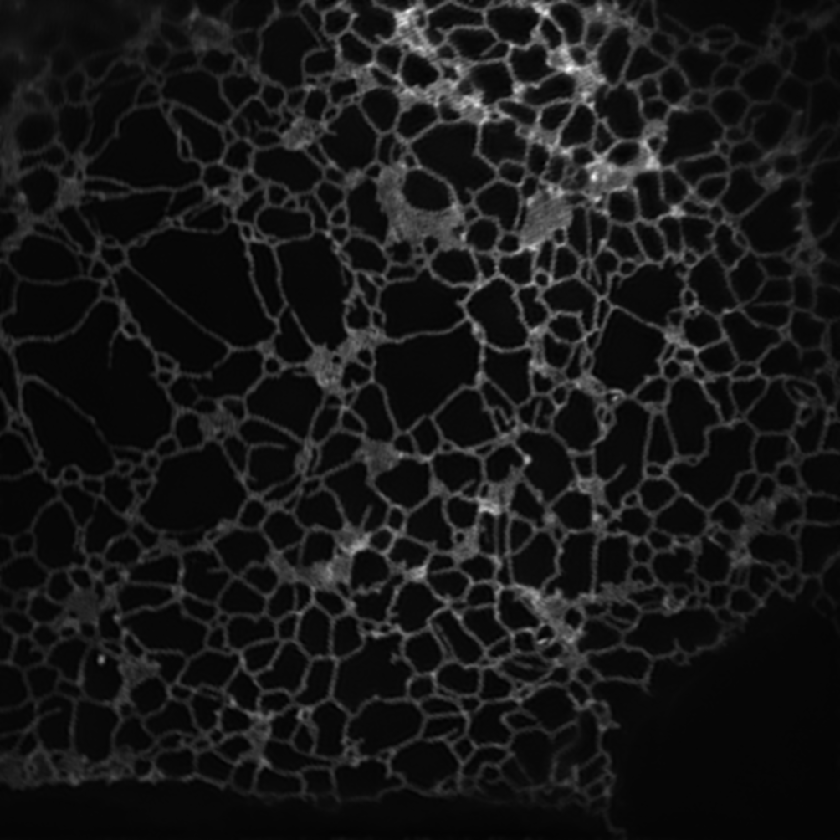
#> input picture data/raw/biosr_er_highres_reference.tif, 840 x 840 px, shrunk from 1004 x 1004 before the run
$ python v1.py ../../../../../data/raw/biosr_er_highres_reference.tif ../../../../../data/raw/biosr_er_lowres_input.tif
#> lines starting #> are read from the running program, lines starting #| are printed output that depends on the picture; after the words box and inside, x2 and y2 are one past the last pixel; in counts of white or black regions, pixels touching at a corner belong together
import numpy as np, tifffile, sys
from scipy import ndimage as ndi
from skimage import filters, morphology, segmentation, measure, feature
def run(img, sig=3, thr_mode='otsu', min_area=150, dist_sm=2, md=9):
#> called with sig = 3, thr_mode = 'otsu', min_area = 150, dist_sm = 2, md = 9
    x=img.astype(float)
    x=(x-np.median(x))/ (np.percentile(x,99)-np.percentile(x,1))
    # local texture / contrast
    m=ndi.uniform_filter(x,5); s=np.sqrt(np.maximum(ndi.uniform_filter(x*x,5)-m*m,0))
#> after `s = np.sqrt(np.maximum(ndi.uniform_filter(x * x, 5) - m * m, 0))`:
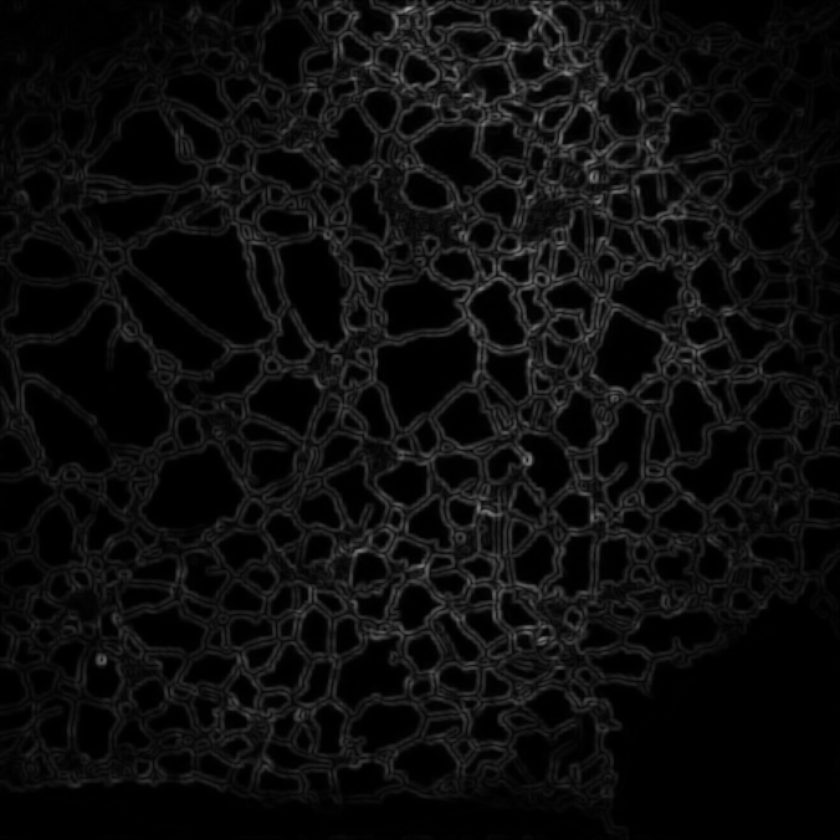
#> s: shape (840, 840) float64; min 0.000181, max 0.626, mean 0.0531
    s=ndi.gaussian_filter(s,sig)
    t=filters.threshold_otsu(s) if thr_mode=='otsu' else thr_mode
#> t = 0.0653
    mask=s>t
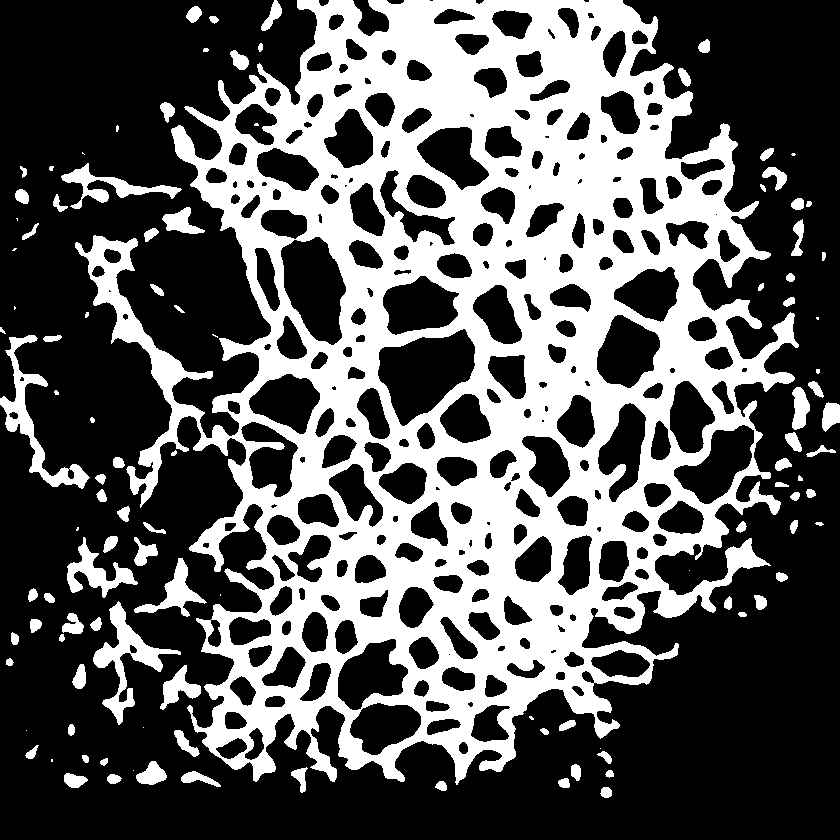
#> mask: shape (840, 840) bool; 35.1% white; 111 white regions (21 under 20 px), largest, box (x1, y1, x2, y2) and area: (75, 0, 799, 785) 226953, (0, 335, 90, 489) 2654, (93, 601, 181, 725) 2586
    mask=ndi.binary_fill_holes(morphology.binary_opening(mask,morphology.disk(3)))
#> mask: shape (840, 840) bool; 50.2% white; 7 black regions (2 under 20 px), largest, box (x1, y1, x2, y2) and area: (0, 0, 840, 840) 350477, (353, 0, 389, 36) 739, (387, 0, 404, 4) 57, (319, 0, 329, 6) 46, (476, 0, 484, 4) 23
    mask=morphology.remove_small_objects(mask,min_area)
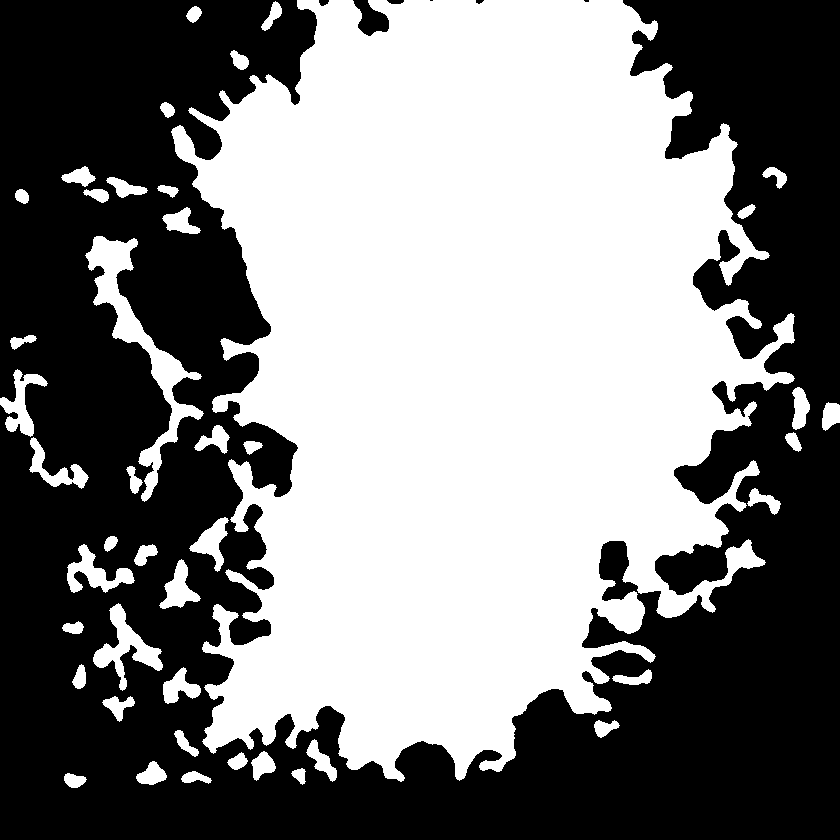
#> mask: shape (840, 840) bool; 49.6% white; 44 white regions, largest, box (x1, y1, x2, y2) and area: (171, 0, 795, 782) 325575, (85, 236, 204, 502) 5818, (93, 603, 163, 691) 1952
    d=ndi.gaussian_filter(ndi.distance_transform_edt(mask),dist_sm)
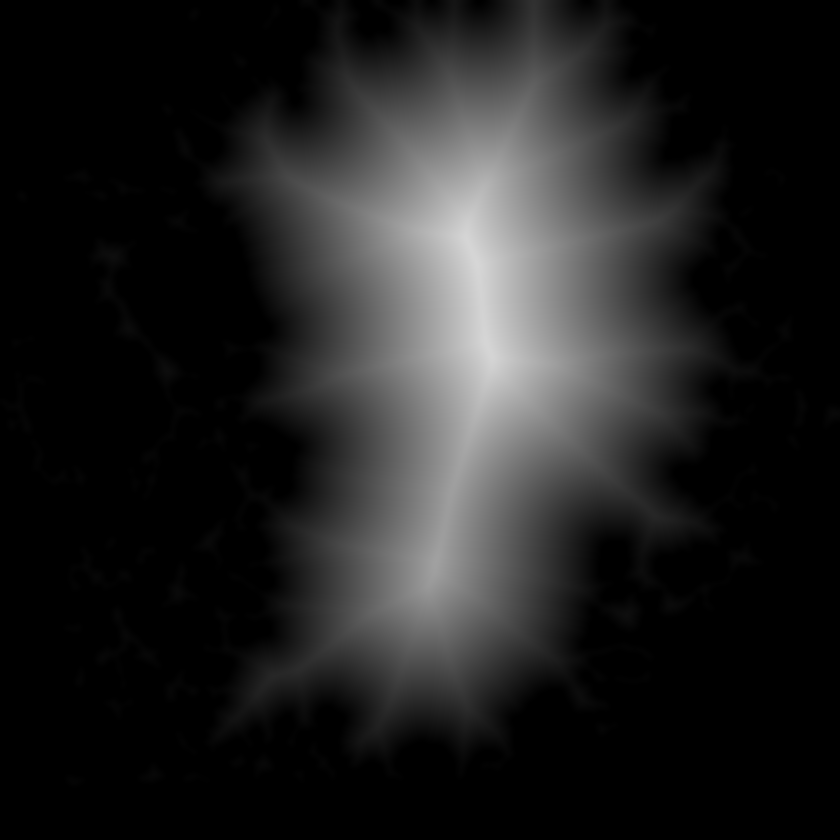
#> d: shape (840, 840) float64; min 0, max 214.4, mean 32.9
    pk=feature.peak_local_max(d,min_distance=md,labels=measure.label(mask),exclude_border=False)
#> pk = 104 pairs, first value 0 to 781, second value 11 to 833
    mk=np.zeros(mask.shape,int); mk[tuple(pk.T)]=np.arange(1,len(pk)+1)
#> after `mk[tuple(pk.T)] = np.arange(1, len(pk) + 1)`:
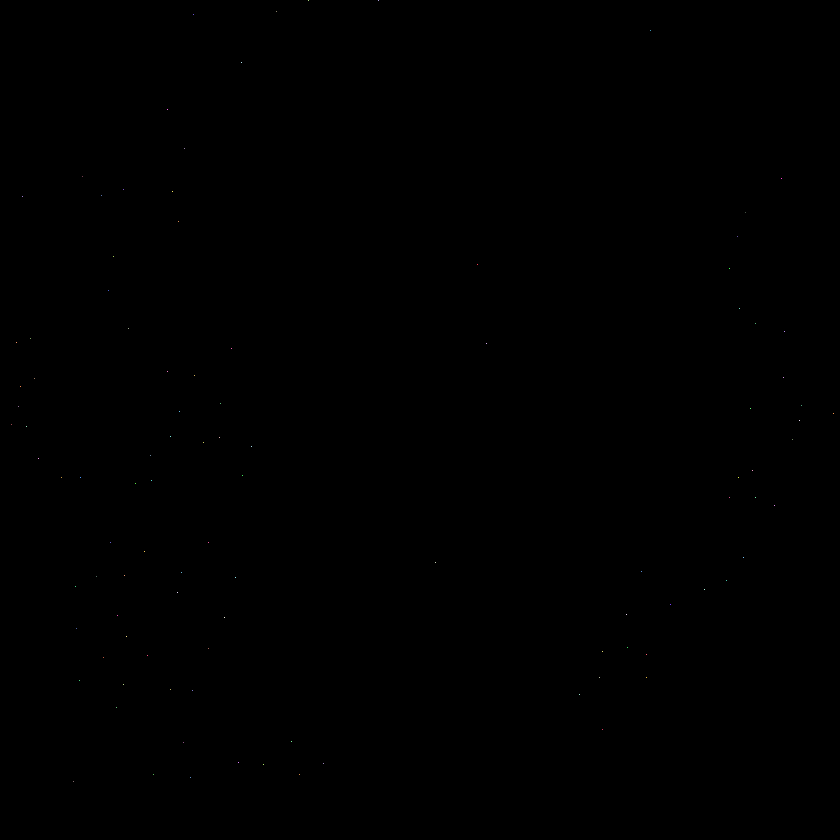
#> mk: shape (840, 840) int64; 105 distinct labels, from 0 to 104; one colour per label, 0 black
    lab=segmentation.watershed(-d,mk,mask=mask)
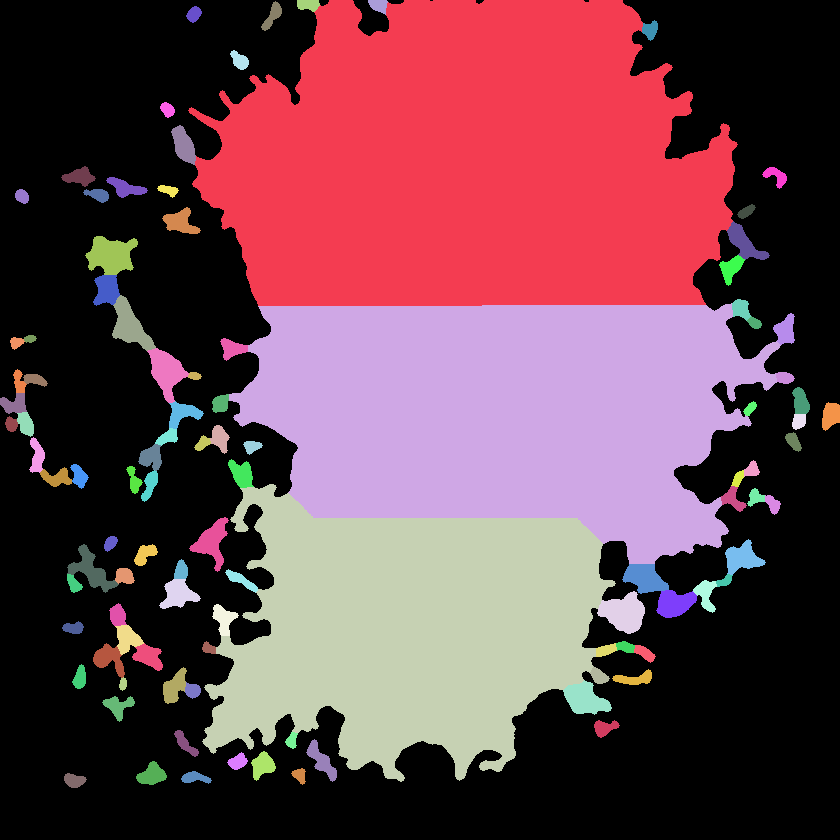
#> lab: shape (840, 840) int64; 105 distinct labels, from 0 to 104; one colour per label, 0 black
    return lab
if __name__=='__main__':
    lab=run(tifffile.imread(sys.argv[1])); tifffile.imwrite(sys.argv[2],lab.astype(np.int32))

$ run again, on data/raw/care_denoising_acquired.tif
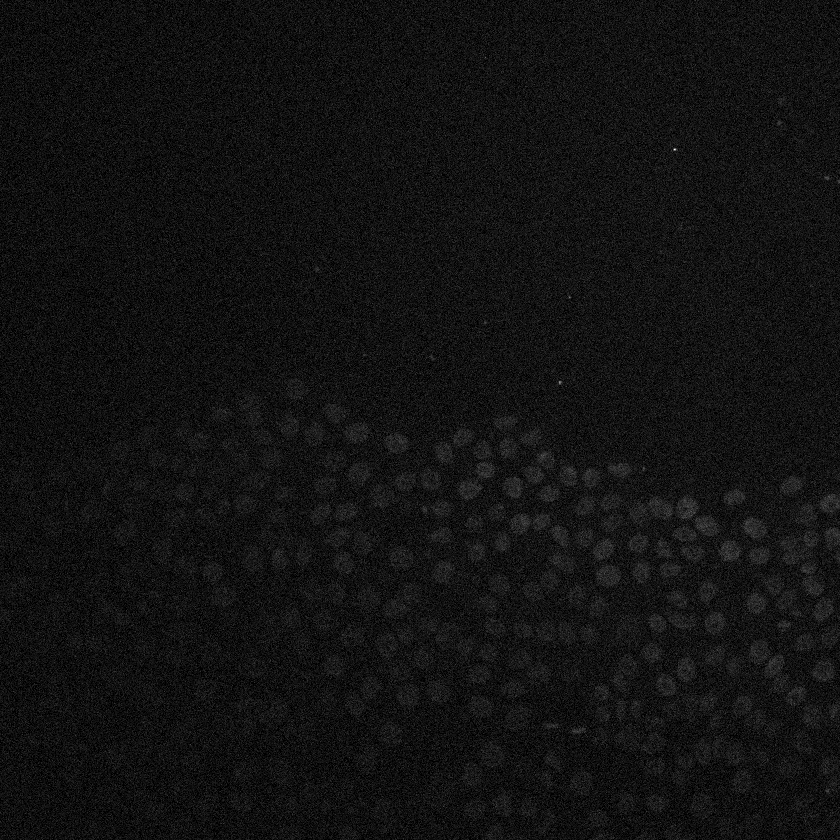
#> input picture data/raw/care_denoising_acquired.tif, 840 x 840 px, shrunk from 1024 x 1024 before the run
#> t = 0.205
#> in run, `mask=s>t`:
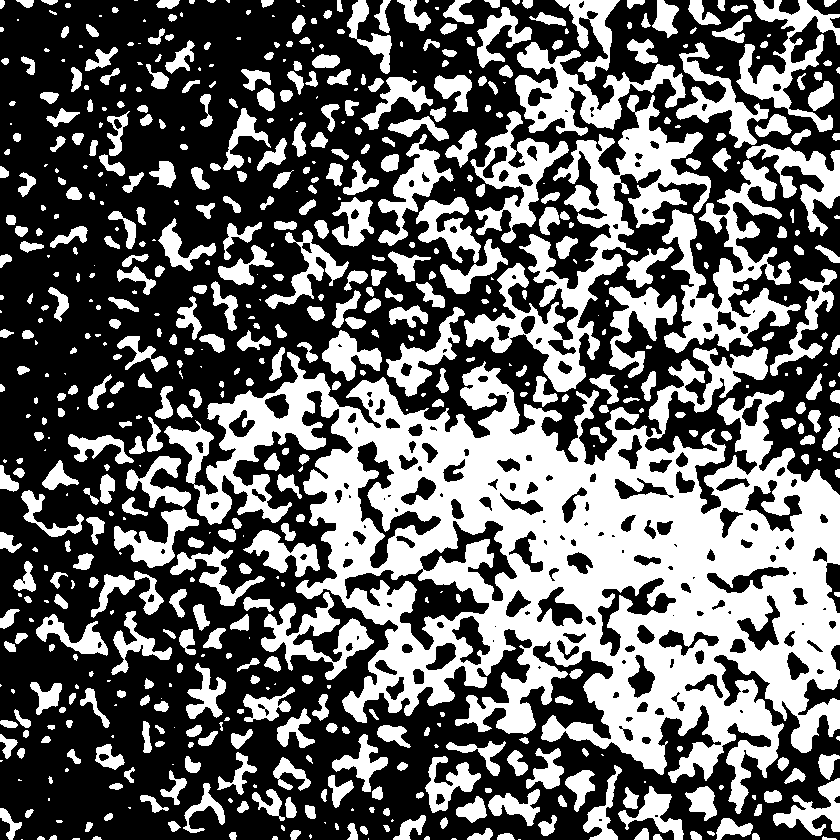
#> mask: shape (840, 840) bool; 40.5% white; 650 white regions (162 under 20 px), largest, box (x1, y1, x2, y2) and area: (164, 347, 840, 814) 128819, (464, 95, 711, 392) 16131, (662, 160, 801, 353) 9183
#> pk = 435 pairs, first value 0 to 839, second value 0 to 839
#> mk: shape (840, 840) int64; 436 distinct labels, from 0 to 435
#> in run, `lab=segmentation.watershed(-d,mk,mask=mask)`:
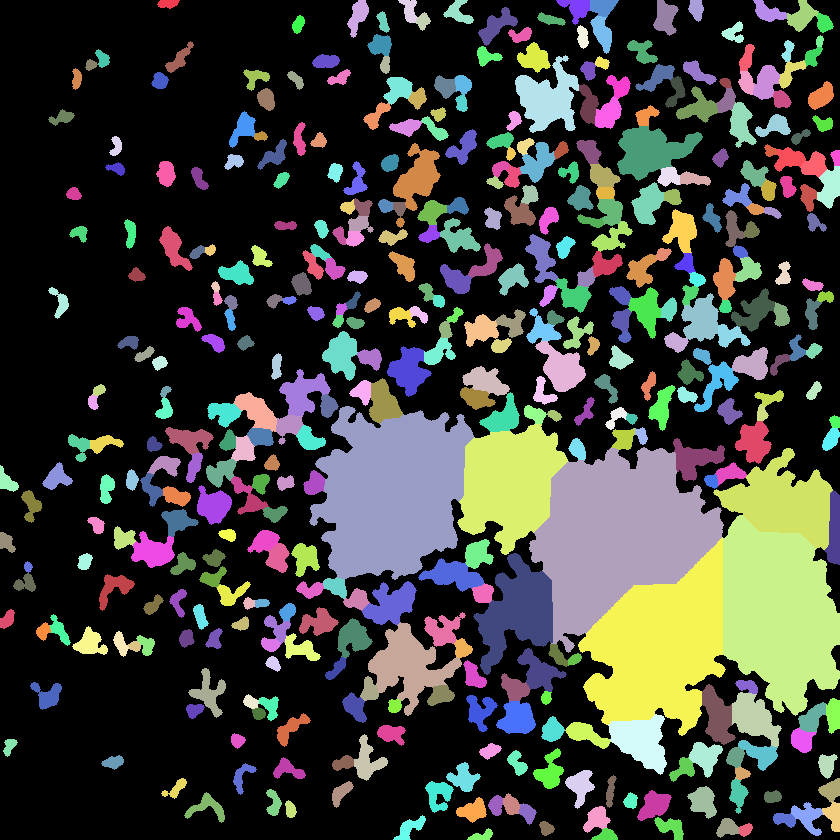
#> lab: shape (840, 840) int64; 436 distinct labels, from 0 to 435; one colour per label, 0 black

$ run again, on data/raw/care_denoising_highsnr_reference.tif
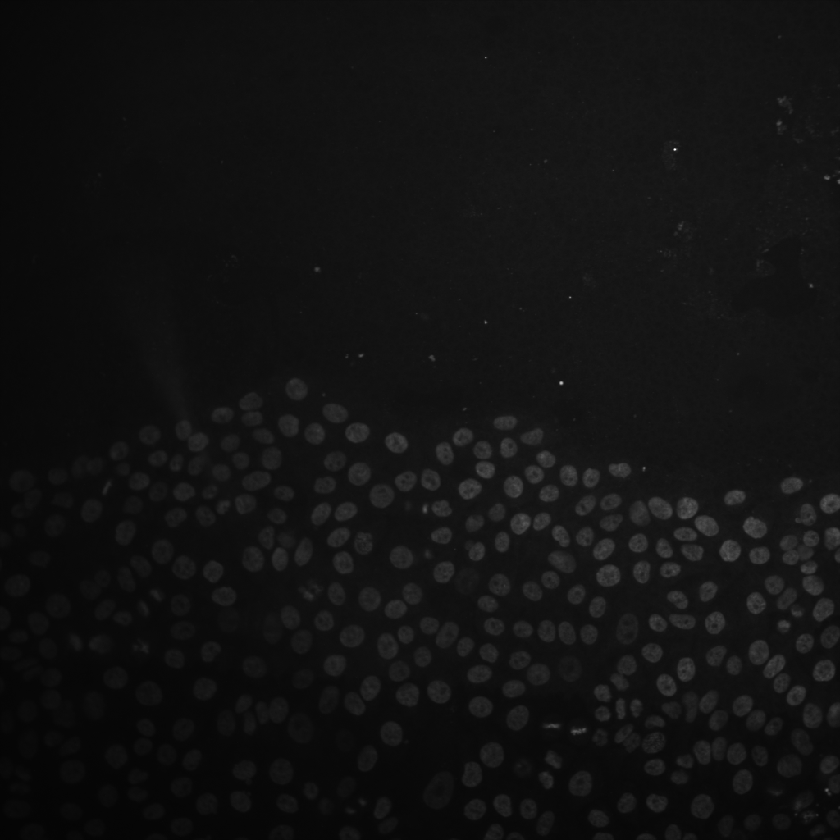
#> input picture data/raw/care_denoising_highsnr_reference.tif, 840 x 840 px, shrunk from 1024 x 1024 before the run
#> t = 0.0595
#> in run, `mask=s>t`:
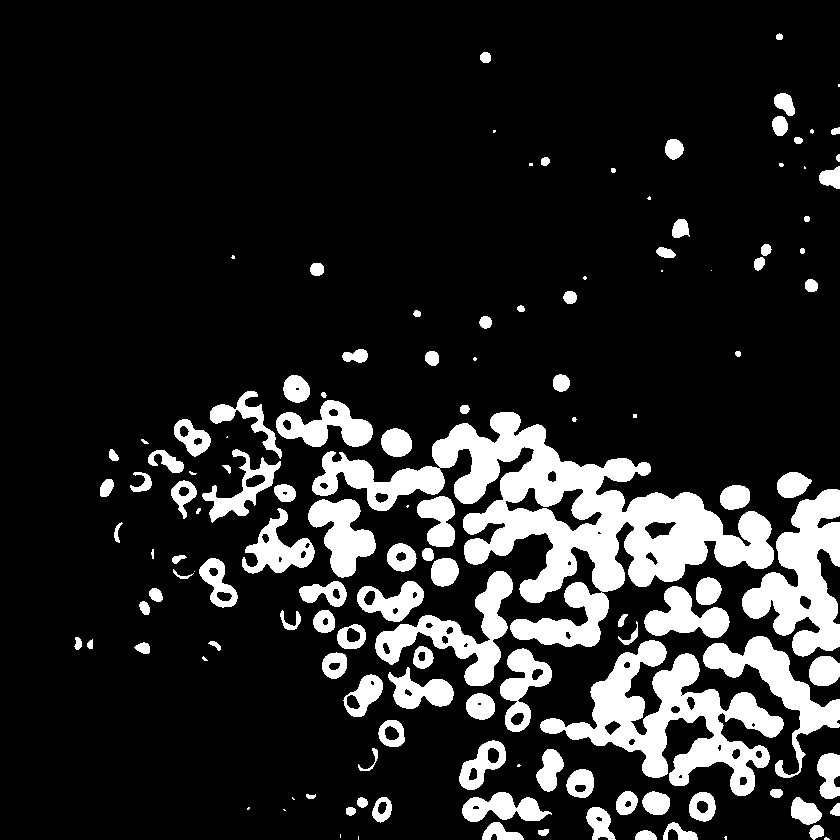
#> mask: shape (840, 840) bool; 15.7% white; 134 white regions (27 under 20 px), largest, box (x1, y1, x2, y2) and area: (312, 412, 774, 647) 33128, (540, 640, 784, 796) 13447, (742, 489, 840, 657) 8495
#> pk = 179 pairs, first value 101 to 839, second value 106 to 839
#> mk: shape (840, 840) int64; 180 distinct labels, from 0 to 179
#> in run, `lab=segmentation.watershed(-d,mk,mask=mask)`:
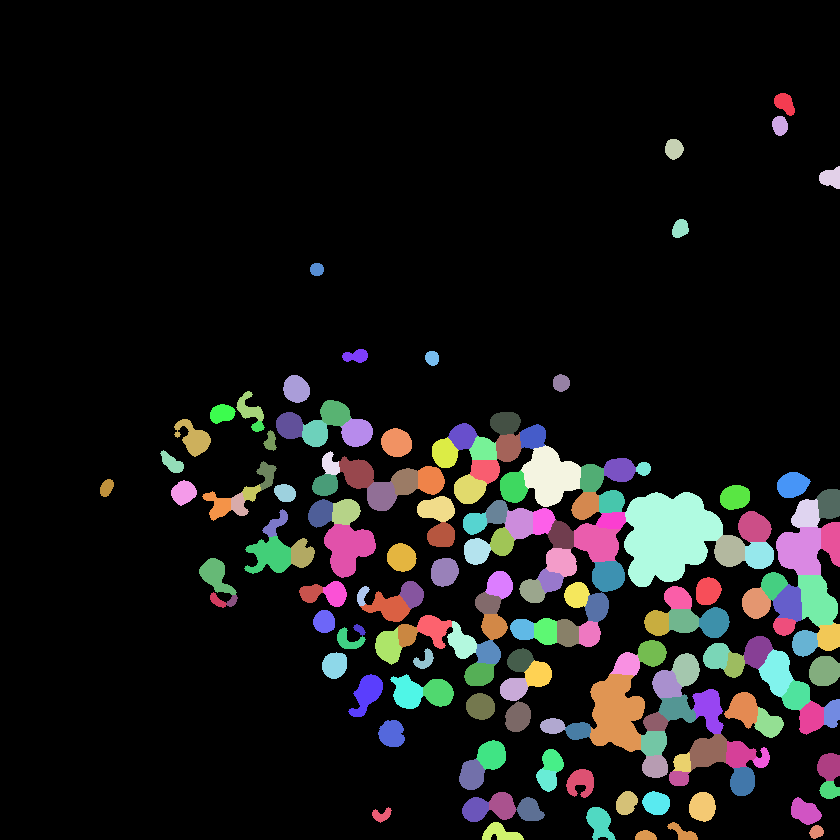
#> lab: shape (840, 840) int64; 180 distinct labels, from 0 to 179; one colour per label, 0 black
